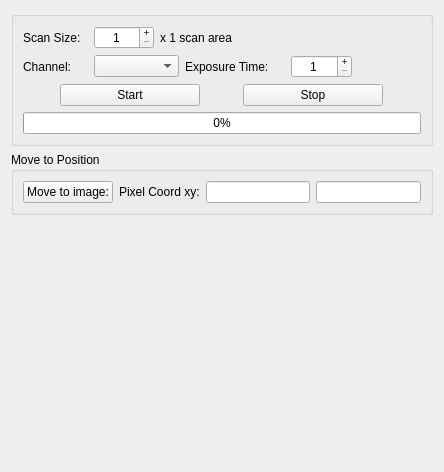
<?xml version="1.0" encoding="UTF-8"?>
<ui version="4.0">
 <class>Form</class>
 <widget class="QWidget" name="Form">
  <property name="geometry">
   <rect>
    <x>0</x>
    <y>0</y>
    <width>444</width>
    <height>472</height>
   </rect>
  </property>
  <property name="windowTitle">
   <string>Form</string>
  </property>
  <layout class="QGridLayout" name="gridLayout_7">
   <item row="0" column="0">
    <widget class="QGroupBox" name="groupBox">
     <property name="title">
      <string/>
     </property>
     <layout class="QGridLayout" name="gridLayout_4">
      <item row="0" column="0">
       <layout class="QGridLayout" name="gridLayout_3">
        <item row="0" column="0">
         <widget class="QLabel" name="label">
          <property name="minimumSize">
           <size>
            <width>65</width>
            <height>0</height>
           </size>
          </property>
          <property name="maximumSize">
           <size>
            <width>65</width>
            <height>16777215</height>
           </size>
          </property>
          <property name="text">
           <string>Scan Size:</string>
          </property>
         </widget>
        </item>
        <item row="0" column="1">
         <widget class="QSpinBox" name="scan_size_spinBox">
          <property name="enabled">
           <bool>true</bool>
          </property>
          <property name="minimumSize">
           <size>
            <width>60</width>
            <height>0</height>
           </size>
          </property>
          <property name="maximumSize">
           <size>
            <width>60</width>
            <height>16777215</height>
           </size>
          </property>
          <property name="alignment">
           <set>Qt::AlignCenter</set>
          </property>
          <property name="buttonSymbols">
           <enum>QAbstractSpinBox::PlusMinus</enum>
          </property>
          <property name="minimum">
           <number>1</number>
          </property>
          <property name="maximum">
           <number>100</number>
          </property>
          <property name="value">
           <number>1</number>
          </property>
         </widget>
        </item>
        <item row="0" column="2">
         <widget class="QLabel" name="scan_size_label">
          <property name="sizePolicy">
           <sizepolicy hsizetype="Fixed" vsizetype="Preferred">
            <horstretch>0</horstretch>
            <verstretch>0</verstretch>
           </sizepolicy>
          </property>
          <property name="minimumSize">
           <size>
            <width>90</width>
            <height>0</height>
           </size>
          </property>
          <property name="maximumSize">
           <size>
            <width>90</width>
            <height>16777215</height>
           </size>
          </property>
          <property name="text">
           <string>x 1 scan area</string>
          </property>
         </widget>
        </item>
        <item row="0" column="3">
         <spacer name="horizontalSpacer">
          <property name="orientation">
           <enum>Qt::Horizontal</enum>
          </property>
          <property name="sizeHint" stdset="0">
           <size>
            <width>40</width>
            <height>20</height>
           </size>
          </property>
         </spacer>
        </item>
       </layout>
      </item>
      <item row="1" column="0">
       <layout class="QGridLayout" name="gridLayout">
        <item row="0" column="1">
         <widget class="QComboBox" name="scan_channel_comboBox">
          <property name="enabled">
           <bool>true</bool>
          </property>
          <property name="minimumSize">
           <size>
            <width>85</width>
            <height>0</height>
           </size>
          </property>
          <property name="maximumSize">
           <size>
            <width>85</width>
            <height>16777215</height>
           </size>
          </property>
         </widget>
        </item>
        <item row="0" column="3">
         <widget class="QSpinBox" name="scan_exp_spinBox">
          <property name="enabled">
           <bool>true</bool>
          </property>
          <property name="alignment">
           <set>Qt::AlignCenter</set>
          </property>
          <property name="buttonSymbols">
           <enum>QAbstractSpinBox::PlusMinus</enum>
          </property>
          <property name="minimum">
           <number>1</number>
          </property>
          <property name="maximum">
           <number>10000</number>
          </property>
          <property name="value">
           <number>1</number>
          </property>
         </widget>
        </item>
        <item row="0" column="2">
         <widget class="QLabel" name="label_3">
          <property name="minimumSize">
           <size>
            <width>100</width>
            <height>0</height>
           </size>
          </property>
          <property name="maximumSize">
           <size>
            <width>100</width>
            <height>16777215</height>
           </size>
          </property>
          <property name="text">
           <string>Exposure Time:</string>
          </property>
         </widget>
        </item>
        <item row="0" column="0">
         <widget class="QLabel" name="label_2">
          <property name="minimumSize">
           <size>
            <width>65</width>
            <height>0</height>
           </size>
          </property>
          <property name="maximumSize">
           <size>
            <width>55</width>
            <height>16777215</height>
           </size>
          </property>
          <property name="text">
           <string>Channel:</string>
          </property>
         </widget>
        </item>
        <item row="0" column="4">
         <spacer name="horizontalSpacer_2">
          <property name="orientation">
           <enum>Qt::Horizontal</enum>
          </property>
          <property name="sizeType">
           <enum>QSizePolicy::Expanding</enum>
          </property>
          <property name="sizeHint" stdset="0">
           <size>
            <width>150</width>
            <height>20</height>
           </size>
          </property>
         </spacer>
        </item>
       </layout>
      </item>
      <item row="2" column="0">
       <layout class="QGridLayout" name="gridLayout_2">
        <item row="0" column="1">
         <widget class="QPushButton" name="stop_scan_Button">
          <property name="enabled">
           <bool>true</bool>
          </property>
          <property name="sizePolicy">
           <sizepolicy hsizetype="Fixed" vsizetype="Fixed">
            <horstretch>0</horstretch>
            <verstretch>0</verstretch>
           </sizepolicy>
          </property>
          <property name="minimumSize">
           <size>
            <width>100</width>
            <height>0</height>
           </size>
          </property>
          <property name="maximumSize">
           <size>
            <width>140</width>
            <height>16777215</height>
           </size>
          </property>
          <property name="text">
           <string>Stop</string>
          </property>
         </widget>
        </item>
        <item row="0" column="0">
         <widget class="QPushButton" name="start_scan_Button">
          <property name="enabled">
           <bool>true</bool>
          </property>
          <property name="sizePolicy">
           <sizepolicy hsizetype="Fixed" vsizetype="Fixed">
            <horstretch>0</horstretch>
            <verstretch>0</verstretch>
           </sizepolicy>
          </property>
          <property name="minimumSize">
           <size>
            <width>100</width>
            <height>0</height>
           </size>
          </property>
          <property name="maximumSize">
           <size>
            <width>140</width>
            <height>16777215</height>
           </size>
          </property>
          <property name="text">
           <string>Start</string>
          </property>
         </widget>
        </item>
       </layout>
      </item>
      <item row="3" column="0">
       <widget class="QProgressBar" name="progressBar">
        <property name="value">
         <number>0</number>
        </property>
       </widget>
      </item>
     </layout>
    </widget>
   </item>
   <item row="1" column="0">
    <widget class="QGroupBox" name="groupBox_2">
     <property name="title">
      <string>Move to Position</string>
     </property>
     <layout class="QGridLayout" name="gridLayout_6">
      <item row="0" column="0">
       <layout class="QGridLayout" name="gridLayout_5">
        <item row="0" column="1">
         <widget class="QLabel" name="x_label">
          <property name="text">
           <string>Pixel Coord xy:</string>
          </property>
         </widget>
        </item>
        <item row="0" column="3">
         <widget class="QLineEdit" name="y_lineEdit">
          <property name="alignment">
           <set>Qt::AlignCenter</set>
          </property>
          <property name="readOnly">
           <bool>true</bool>
          </property>
         </widget>
        </item>
        <item row="0" column="0">
         <widget class="QPushButton" name="move_to_Button">
          <property name="enabled">
           <bool>true</bool>
          </property>
          <property name="sizePolicy">
           <sizepolicy hsizetype="Fixed" vsizetype="Fixed">
            <horstretch>0</horstretch>
            <verstretch>0</verstretch>
           </sizepolicy>
          </property>
          <property name="maximumSize">
           <size>
            <width>150</width>
            <height>16777215</height>
           </size>
          </property>
          <property name="text">
           <string>Move to image:</string>
          </property>
         </widget>
        </item>
        <item row="0" column="2">
         <widget class="QLineEdit" name="x_lineEdit">
          <property name="alignment">
           <set>Qt::AlignCenter</set>
          </property>
          <property name="readOnly">
           <bool>true</bool>
          </property>
         </widget>
        </item>
       </layout>
      </item>
     </layout>
    </widget>
   </item>
   <item row="2" column="0">
    <spacer name="verticalSpacer">
     <property name="orientation">
      <enum>Qt::Vertical</enum>
     </property>
     <property name="sizeHint" stdset="0">
      <size>
       <width>20</width>
       <height>40</height>
      </size>
     </property>
    </spacer>
   </item>
  </layout>
 </widget>
 <resources/>
 <connections/>
</ui>
